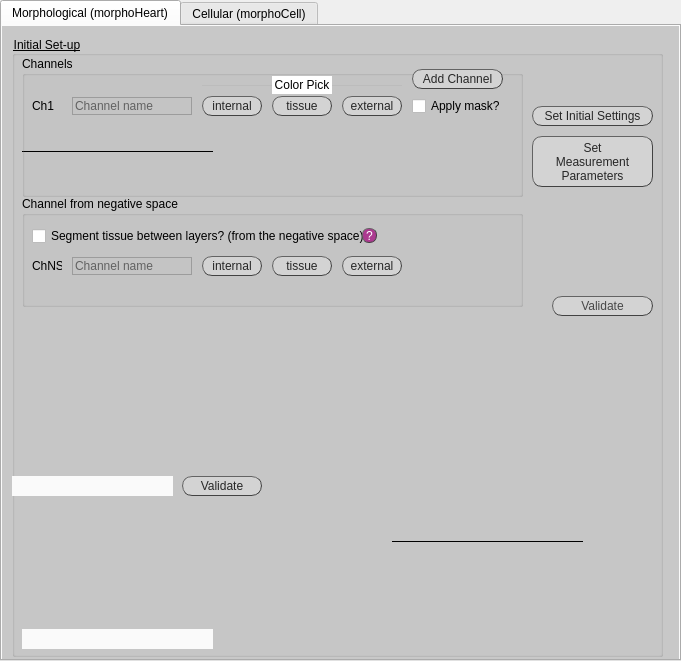
   <widget class="QTabWidget" name="tabWidget">
    <property name="enabled">
     <bool>true</bool>
    </property>
    <property name="geometry">
     <rect>
      <x>10</x>
      <y>210</y>
      <width>681</width>
      <height>661</height>
     </rect>
    </property>
    <property name="layoutDirection">
     <enum>Qt::LeftToRight</enum>
    </property>
    <property name="styleSheet">
     <string notr="true">QWidget#tab_mCell{background-color: rgb(235, 235, 235);
border-color: rgb(170, 0, 127);}
QWidget#tab_mHeart{background-color:rgb(200, 200, 200);
border-color: rgb(85, 0, 127);}</string>
    </property>
    <property name="tabShape">
     <enum>QTabWidget::Rounded</enum>
    </property>
    <property name="currentIndex">
     <number>0</number>
    </property>
    <widget class="QWidget" name="tab_mHeart">
     <property name="enabled">
      <bool>true</bool>
     </property>
     <attribute name="title">
      <string>Morphological (morphoHeart)</string>
     </attribute>
     <widget class="QGroupBox" name="initial_setup">
      <property name="enabled">
       <bool>true</bool>
      </property>
      <property name="geometry">
       <rect>
        <x>10</x>
        <y>10</y>
        <width>651</width>
        <height>621</height>
       </rect>
      </property>
      <property name="styleSheet">
       <string notr="true">QGroupBox#initial_setup{text-decoration: underline; font: 80 10pt &quot;Calibri Light&quot;;}
</string>
      </property>
      <property name="title">
       <string>Initial Set-up</string>
      </property>
      <widget class="QPushButton" name="button_validate_new_proj_2">
       <property name="geometry">
        <rect>
         <x>540</x>
         <y>260</y>
         <width>101</width>
         <height>20</height>
        </rect>
       </property>
       <property name="styleSheet">
        <string notr="true">border-radius:10px;
border-width: 1px;
border-style: outset;
border-color: rgb(66, 66, 66);
background-color: rgb(211, 211, 211);
color: rgb(71, 71, 71);
font: 10pt &quot;Calibri Light&quot;;</string>
       </property>
       <property name="text">
        <string>Validate</string>
       </property>
      </widget>
      <widget class="Line" name="line_3">
       <property name="geometry">
        <rect>
         <x>10</x>
         <y>110</y>
         <width>191</width>
         <height>10</height>
        </rect>
       </property>
       <property name="frameShadow">
        <enum>QFrame::Plain</enum>
       </property>
       <property name="midLineWidth">
        <number>2</number>
       </property>
       <property name="orientation">
        <enum>Qt::Horizontal</enum>
       </property>
      </widget>
      <widget class="Line" name="line_4">
       <property name="geometry">
        <rect>
         <x>380</x>
         <y>500</y>
         <width>191</width>
         <height>10</height>
        </rect>
       </property>
       <property name="frameShadow">
        <enum>QFrame::Plain</enum>
       </property>
       <property name="midLineWidth">
        <number>2</number>
       </property>
       <property name="orientation">
        <enum>Qt::Horizontal</enum>
       </property>
      </widget>
      <widget class="QPushButton" name="button_validate_initial_set">
       <property name="geometry">
        <rect>
         <x>520</x>
         <y>70</y>
         <width>121</width>
         <height>20</height>
        </rect>
       </property>
       <property name="autoFillBackground">
        <bool>false</bool>
       </property>
       <property name="styleSheet">
        <string notr="true">QPushButton{border-radius:10px;
border-width: 1px;
border-style: outset;
border-color: rgb(66, 66, 66);
background-color: rgb(211, 211, 211);
color: rgb(39, 39, 39);
font: 10pt &quot;Calibri Light&quot;;}

QPushButton:hover{
background-color: #eb6fbd;
border-color: #672146
}</string>
       </property>
       <property name="text">
        <string>Set Initial Settings</string>
       </property>
       <property name="checkable">
        <bool>true</bool>
       </property>
      </widget>
      <widget class="QLabel" name="lab_validate_create_new_proj_3">
       <property name="geometry">
        <rect>
         <x>10</x>
         <y>593</y>
         <width>191</width>
         <height>20</height>
        </rect>
       </property>
       <property name="layoutDirection">
        <enum>Qt::LeftToRight</enum>
       </property>
       <property name="styleSheet">
        <string notr="true">font: 25 10pt &quot;Calibri Light&quot;;
color: rgb(170, 0, 127);
background-color: rgb(250, 250, 250);</string>
       </property>
       <property name="text">
        <string/>
       </property>
       <property name="alignment">
        <set>Qt::AlignCenter</set>
       </property>
      </widget>
      <widget class="QGroupBox" name="set_channels">
       <property name="geometry">
        <rect>
         <x>10</x>
         <y>20</y>
         <width>501</width>
         <height>141</height>
        </rect>
       </property>
       <property name="sizePolicy">
        <sizepolicy hsizetype="Preferred" vsizetype="Expanding">
         <horstretch>0</horstretch>
         <verstretch>0</verstretch>
        </sizepolicy>
       </property>
       <property name="styleSheet">
        <string notr="true">QGroupBox#set_channels{font: 25 italic 10pt &quot;Calibri Light&quot;;}

</string>
       </property>
       <property name="title">
        <string>Channels</string>
       </property>
       <widget class="QWidget" name="horizontalLayoutWidget">
        <property name="geometry">
         <rect>
          <x>10</x>
          <y>40</y>
          <width>481</width>
          <height>31</height>
         </rect>
        </property>
        <layout class="QHBoxLayout" name="horizontalLayout_3">
         <property name="spacing">
          <number>10</number>
         </property>
         <property name="sizeConstraint">
          <enum>QLayout::SetFixedSize</enum>
         </property>
         <item>
          <widget class="QLabel" name="label_30">
           <property name="sizePolicy">
            <sizepolicy hsizetype="Fixed" vsizetype="Fixed">
             <horstretch>0</horstretch>
             <verstretch>0</verstretch>
            </sizepolicy>
           </property>
           <property name="minimumSize">
            <size>
             <width>30</width>
             <height>18</height>
            </size>
           </property>
           <property name="styleSheet">
            <string notr="true">font: 25 10pt &quot;Calibri Light&quot;;</string>
           </property>
           <property name="text">
            <string>Ch1</string>
           </property>
          </widget>
         </item>
         <item>
          <widget class="QLineEdit" name="lineEdit_15">
           <property name="sizePolicy">
            <sizepolicy hsizetype="Fixed" vsizetype="Fixed">
             <horstretch>0</horstretch>
             <verstretch>0</verstretch>
            </sizepolicy>
           </property>
           <property name="minimumSize">
            <size>
             <width>120</width>
             <height>18</height>
            </size>
           </property>
           <property name="styleSheet">
            <string notr="true">QLineEdit {background-color: rgba(0,0,0,0);
border: 1px solid rgb(156, 156, 156);
font: 25 10pt &quot;Calibri Light&quot;;
font-family: &quot;Calibri Light&quot;;
}
QLineEdit:focus { border: 1px solid #eb6fbd;}
					</string>
           </property>
           <property name="text">
            <string/>
           </property>
           <property name="placeholderText">
            <string>Channel name</string>
           </property>
          </widget>
         </item>
         <item>
          <widget class="QPushButton" name="pushButton_26">
           <property name="sizePolicy">
            <sizepolicy hsizetype="Fixed" vsizetype="Fixed">
             <horstretch>0</horstretch>
             <verstretch>0</verstretch>
            </sizepolicy>
           </property>
           <property name="minimumSize">
            <size>
             <width>60</width>
             <height>20</height>
            </size>
           </property>
           <property name="maximumSize">
            <size>
             <width>50</width>
             <height>20</height>
            </size>
           </property>
           <property name="styleSheet">
            <string notr="true">QPushButton{border-radius:10px;
border-width: 1px;
border-style: outset;
border-color: rgb(66, 66, 66);
background-color: rgb(211, 211, 211);
color: rgb(39, 39, 39);
font: 10pt &quot;Calibri Light&quot;;}

QPushButton:hover{
background-color: #eb6fbd;
border-color: #672146
}</string>
           </property>
           <property name="text">
            <string>internal</string>
           </property>
          </widget>
         </item>
         <item>
          <widget class="QPushButton" name="pushButton_30">
           <property name="sizePolicy">
            <sizepolicy hsizetype="Fixed" vsizetype="Fixed">
             <horstretch>0</horstretch>
             <verstretch>0</verstretch>
            </sizepolicy>
           </property>
           <property name="minimumSize">
            <size>
             <width>60</width>
             <height>20</height>
            </size>
           </property>
           <property name="maximumSize">
            <size>
             <width>50</width>
             <height>20</height>
            </size>
           </property>
           <property name="styleSheet">
            <string notr="true">QPushButton{border-radius:10px;
border-width: 1px;
border-style: outset;
border-color: rgb(66, 66, 66);
background-color: rgb(211, 211, 211);
color: rgb(39, 39, 39);
font: 10pt &quot;Calibri Light&quot;;}

QPushButton:hover{
background-color: #eb6fbd;
border-color: #672146
}</string>
           </property>
           <property name="text">
            <string>tissue</string>
           </property>
          </widget>
         </item>
         <item>
          <widget class="QPushButton" name="pushButton_29">
           <property name="sizePolicy">
            <sizepolicy hsizetype="Fixed" vsizetype="Fixed">
             <horstretch>0</horstretch>
             <verstretch>0</verstretch>
            </sizepolicy>
           </property>
           <property name="minimumSize">
            <size>
             <width>60</width>
             <height>20</height>
            </size>
           </property>
           <property name="maximumSize">
            <size>
             <width>50</width>
             <height>20</height>
            </size>
           </property>
           <property name="styleSheet">
            <string notr="true">QPushButton{border-radius:10px;
border-width: 1px;
border-style: outset;
border-color: rgb(66, 66, 66);
background-color: rgb(211, 211, 211);
color: rgb(39, 39, 39);
font: 10pt &quot;Calibri Light&quot;;}

QPushButton:hover{
background-color: #eb6fbd;
border-color: #672146
}</string>
           </property>
           <property name="text">
            <string>external</string>
           </property>
          </widget>
         </item>
         <item>
          <widget class="QCheckBox" name="checkBox_12">
           <property name="sizePolicy">
            <sizepolicy hsizetype="Fixed" vsizetype="Fixed">
             <horstretch>0</horstretch>
             <verstretch>0</verstretch>
            </sizepolicy>
           </property>
           <property name="minimumSize">
            <size>
             <width>95</width>
             <height>18</height>
            </size>
           </property>
           <property name="layoutDirection">
            <enum>Qt::LeftToRight</enum>
           </property>
           <property name="styleSheet">
            <string notr="true">font: 25 10pt &quot;Calibri Light&quot;;</string>
           </property>
           <property name="text">
            <string>Apply mask?</string>
           </property>
          </widget>
         </item>
        </layout>
       </widget>
       <widget class="QPushButton" name="button_validate_new_proj_5">
        <property name="geometry">
         <rect>
          <x>390</x>
          <y>13</y>
          <width>91</width>
          <height>20</height>
         </rect>
        </property>
        <property name="styleSheet">
         <string notr="true">QPushButton{border-radius:10px;
border-width: 1px;
border-style: outset;
border-color: rgb(66, 66, 66);
background-color: rgb(211, 211, 211);
color: rgb(39, 39, 39);
font: 10pt &quot;Calibri Light&quot;;}

QPushButton:hover{
background-color: #eb6fbd;
border-color: #672146
}</string>
        </property>
        <property name="text">
         <string>Add Channel</string>
        </property>
       </widget>
       <widget class="QLabel" name="lab_no_ch_3">
        <property name="geometry">
         <rect>
          <x>250</x>
          <y>20</y>
          <width>60</width>
          <height>18</height>
         </rect>
        </property>
        <property name="styleSheet">
         <string notr="true">font: 25 10pt &quot;Calibri Light&quot;;
background-color: rgb(255, 255, 255);</string>
        </property>
        <property name="text">
         <string>Color Pick</string>
        </property>
        <property name="alignment">
         <set>Qt::AlignCenter</set>
        </property>
       </widget>
       <widget class="Line" name="line_6">
        <property name="geometry">
         <rect>
          <x>180</x>
          <y>20</y>
          <width>200</width>
          <height>18</height>
         </rect>
        </property>
        <property name="styleSheet">
         <string notr="true">color:rgb(188, 188, 188)</string>
        </property>
        <property name="frameShadow">
         <enum>QFrame::Plain</enum>
        </property>
        <property name="midLineWidth">
         <number>2</number>
        </property>
        <property name="orientation">
         <enum>Qt::Horizontal</enum>
        </property>
       </widget>
       <zorder>line_6</zorder>
       <zorder>horizontalLayoutWidget</zorder>
       <zorder>button_validate_new_proj_5</zorder>
       <zorder>lab_no_ch_3</zorder>
      </widget>
      <widget class="QGroupBox" name="set_chNS">
       <property name="geometry">
        <rect>
         <x>10</x>
         <y>160</y>
         <width>501</width>
         <height>111</height>
        </rect>
       </property>
       <property name="styleSheet">
        <string notr="true">QGroupBox#set_chNS{font: 25 italic 10pt &quot;Calibri Light&quot;;}

</string>
       </property>
       <property name="title">
        <string>Channel from negative space</string>
       </property>
       <widget class="QCheckBox" name="checkBox_chNS">
        <property name="geometry">
         <rect>
          <x>10</x>
          <y>30</y>
          <width>351</width>
          <height>20</height>
         </rect>
        </property>
        <property name="layoutDirection">
         <enum>Qt::LeftToRight</enum>
        </property>
        <property name="styleSheet">
         <string notr="true">font: 25 10pt &quot;Calibri Light&quot;;</string>
        </property>
        <property name="text">
         <string>Segment tissue between layers? (from the negative space)</string>
        </property>
       </widget>
       <widget class="QPushButton" name="q_negativeSpace">
        <property name="geometry">
         <rect>
          <x>340</x>
          <y>32</y>
          <width>15</width>
          <height>15</height>
         </rect>
        </property>
        <property name="styleSheet">
         <string notr="true">border-radius:7px;
border-width: 1px;
border-style: outset;
border-color: rgb(66, 66, 66);
background-color: rgba(162, 0, 122,180);
color: rgb(255, 255, 255);
font: 9pt &quot;Calibri Light&quot;;</string>
        </property>
        <property name="text">
         <string>?</string>
        </property>
       </widget>
       <widget class="QWidget" name="horizontalLayoutWidget_2">
        <property name="geometry">
         <rect>
          <x>10</x>
          <y>60</y>
          <width>381</width>
          <height>31</height>
         </rect>
        </property>
        <layout class="QHBoxLayout" name="horizontalLayout_4">
         <property name="spacing">
          <number>10</number>
         </property>
         <property name="sizeConstraint">
          <enum>QLayout::SetFixedSize</enum>
         </property>
         <item>
          <widget class="QLabel" name="label_55">
           <property name="sizePolicy">
            <sizepolicy hsizetype="Fixed" vsizetype="Fixed">
             <horstretch>0</horstretch>
             <verstretch>0</verstretch>
            </sizepolicy>
           </property>
           <property name="minimumSize">
            <size>
             <width>30</width>
             <height>18</height>
            </size>
           </property>
           <property name="styleSheet">
            <string notr="true">font: 25 10pt &quot;Calibri Light&quot;;</string>
           </property>
           <property name="text">
            <string>ChNS</string>
           </property>
          </widget>
         </item>
         <item>
          <widget class="QLineEdit" name="lineEdit_17">
           <property name="sizePolicy">
            <sizepolicy hsizetype="Fixed" vsizetype="Fixed">
             <horstretch>0</horstretch>
             <verstretch>0</verstretch>
            </sizepolicy>
           </property>
           <property name="minimumSize">
            <size>
             <width>120</width>
             <height>18</height>
            </size>
           </property>
           <property name="styleSheet">
            <string notr="true">QLineEdit {background-color: rgba(0,0,0,0);
border: 1px solid rgb(156, 156, 156);
font: 25 10pt &quot;Calibri Light&quot;;
font-family: &quot;Calibri Light&quot;;
}
QLineEdit:focus { border: 1px solid #eb6fbd;}
					</string>
           </property>
           <property name="text">
            <string/>
           </property>
           <property name="placeholderText">
            <string>Channel name</string>
           </property>
          </widget>
         </item>
         <item>
          <widget class="QPushButton" name="pushButton_32">
           <property name="sizePolicy">
            <sizepolicy hsizetype="Fixed" vsizetype="Fixed">
             <horstretch>0</horstretch>
             <verstretch>0</verstretch>
            </sizepolicy>
           </property>
           <property name="minimumSize">
            <size>
             <width>60</width>
             <height>20</height>
            </size>
           </property>
           <property name="maximumSize">
            <size>
             <width>50</width>
             <height>20</height>
            </size>
           </property>
           <property name="styleSheet">
            <string notr="true">QPushButton{border-radius:10px;
border-width: 1px;
border-style: outset;
border-color: rgb(66, 66, 66);
background-color: rgb(211, 211, 211);
color: rgb(39, 39, 39);
font: 10pt &quot;Calibri Light&quot;;}

QPushButton:hover{
background-color: #eb6fbd;
border-color: #672146
}</string>
           </property>
           <property name="text">
            <string>internal</string>
           </property>
          </widget>
         </item>
         <item>
          <widget class="QPushButton" name="pushButton_33">
           <property name="sizePolicy">
            <sizepolicy hsizetype="Fixed" vsizetype="Fixed">
             <horstretch>0</horstretch>
             <verstretch>0</verstretch>
            </sizepolicy>
           </property>
           <property name="minimumSize">
            <size>
             <width>60</width>
             <height>20</height>
            </size>
           </property>
           <property name="maximumSize">
            <size>
             <width>50</width>
             <height>20</height>
            </size>
           </property>
           <property name="styleSheet">
            <string notr="true">QPushButton{border-radius:10px;
border-width: 1px;
border-style: outset;
border-color: rgb(66, 66, 66);
background-color: rgb(211, 211, 211);
color: rgb(39, 39, 39);
font: 10pt &quot;Calibri Light&quot;;}

QPushButton:hover{
background-color: #eb6fbd;
border-color: #672146
}</string>
           </property>
           <property name="text">
            <string>tissue</string>
           </property>
          </widget>
         </item>
         <item>
          <widget class="QPushButton" name="pushButton_34">
           <property name="sizePolicy">
            <sizepolicy hsizetype="Fixed" vsizetype="Fixed">
             <horstretch>0</horstretch>
             <verstretch>0</verstretch>
            </sizepolicy>
           </property>
           <property name="minimumSize">
            <size>
             <width>60</width>
             <height>20</height>
            </size>
           </property>
           <property name="maximumSize">
            <size>
             <width>50</width>
             <height>20</height>
            </size>
           </property>
           <property name="styleSheet">
            <string notr="true">QPushButton{border-radius:10px;
border-width: 1px;
border-style: outset;
border-color: rgb(66, 66, 66);
background-color: rgb(211, 211, 211);
color: rgb(39, 39, 39);
font: 10pt &quot;Calibri Light&quot;;}

QPushButton:hover{
background-color: #eb6fbd;
border-color: #672146
}</string>
           </property>
           <property name="text">
            <string>external</string>
           </property>
          </widget>
         </item>
        </layout>
       </widget>
      </widget>
      <widget class="QPushButton" name="button_validate_new_proj_3">
       <property name="geometry">
        <rect>
         <x>170</x>
         <y>440</y>
         <width>80</width>
         <height>20</height>
        </rect>
       </property>
       <property name="styleSheet">
        <string notr="true">QPushButton{border-radius:10px;
border-width: 1px;
border-style: outset;
border-color: rgb(66, 66, 66);
background-color: rgb(211, 211, 211);
color: rgb(39, 39, 39);
font: 10pt &quot;Calibri Light&quot;;}

QPushButton:hover{
background-color: #eb6fbd;
border-color: #672146
}</string>
       </property>
       <property name="text">
        <string>Validate</string>
       </property>
      </widget>
      <widget class="QPushButton" name="button_validate_new_proj_4">
       <property name="geometry">
        <rect>
         <x>520</x>
         <y>100</y>
         <width>121</width>
         <height>51</height>
        </rect>
       </property>
       <property name="layoutDirection">
        <enum>Qt::LeftToRight</enum>
       </property>
       <property name="styleSheet">
        <string notr="true">QPushButton{border-radius:10px;
border-width: 1px;
border-style: outset;
border-color: rgb(66, 66, 66);
background-color: rgb(211, 211, 211);
color: rgb(39, 39, 39);
font: 10pt &quot;Calibri Light&quot;;}

QPushButton:hover{
background-color: #eb6fbd;
border-color: #672146
}</string>
       </property>
       <property name="text">
        <string>Set
Measurement
Parameters</string>
       </property>
      </widget>
      <widget class="QLabel" name="lab_validate_create_new_proj_2">
       <property name="geometry">
        <rect>
         <x>-170</x>
         <y>440</y>
         <width>331</width>
         <height>20</height>
        </rect>
       </property>
       <property name="layoutDirection">
        <enum>Qt::LeftToRight</enum>
       </property>
       <property name="styleSheet">
        <string notr="true">font: 25 10pt &quot;Calibri Light&quot;;
color: rgb(170, 0, 127);
background-color: rgb(250, 250, 250);</string>
       </property>
       <property name="text">
        <string/>
       </property>
       <property name="alignment">
        <set>Qt::AlignCenter</set>
       </property>
      </widget>
     </widget>
    </widget>
    <widget class="QWidget" name="tab_mCell">
     <attribute name="title">
      <string>Cellular (morphoCell)</string>
     </attribute>
     <widget class="QLabel" name="lab_proj_name_10">
      <property name="geometry">
       <rect>
        <x>10</x>
        <y>10</y>
        <width>111</width>
        <height>22</height>
       </rect>
      </property>
      <property name="styleSheet">
       <string notr="true">font: 25 10pt &quot;Calibri Light&quot;;</string>
      </property>
      <property name="text">
       <string>Number of Channels:</string>
      </property>
     </widget>
     <widget class="QSpinBox" name="spinBox_6">
      <property name="geometry">
       <rect>
        <x>170</x>
        <y>10</y>
        <width>40</width>
        <height>22</height>
       </rect>
      </property>
     </widget>
    </widget>
   </widget>
